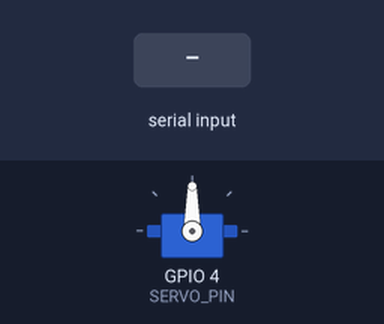
A program run on a simulated Raspberry Pi (BCM pin numbers). Parts: servo. Inputs (shaded band) come from the test bench. Servo angles are drawn from the pulse width (0.5 ms = 0°, 2.5 ms = 180°); what the program prints to the terminal is not drawn.

Above: at 1.2 s.
1.3 s: "2" typed at the terminal, then Enter
At 2.1 s:
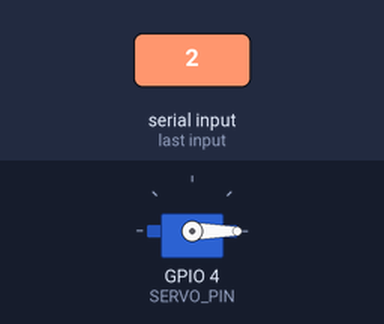
2.8 s: "3" typed at the terminal, then Enter
At 3.3 s:
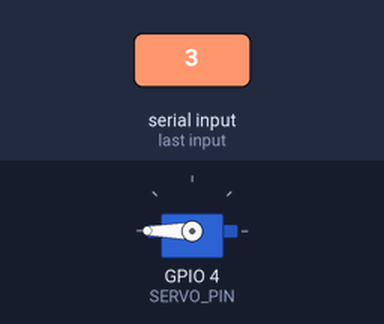
4.3 s: "1" typed at the terminal, then Enter
At 5.6 s:
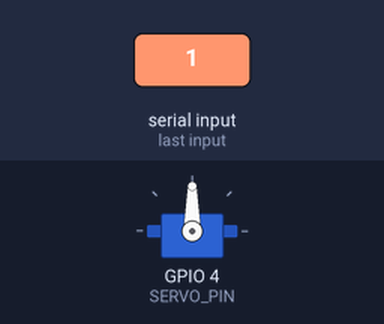
Timing chart, 0 to 7.3 s (numbered marks = the images above; inputs shaded):
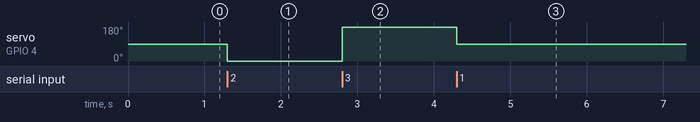

The program:

servo_motor.py
```python
# servo_motor.py
import RPi.GPIO as GPIO
import time

SERVO_PIN = 4

GPIO.setmode(GPIO.BCM)
GPIO.setup(SERVO_PIN, GPIO.OUT)

# 주파수 : 50Hz
pwm = GPIO.PWM(SERVO_PIN, 50)
pwm.start(7.5) # duty cycle 값, 7.5 = 0도

try:
    while True:
        val = input('1 : 0도, 2 : -90도, 3 : 90도, 9 : Exit >')
        if val == '1':
            pwm.ChangeDutyCycle(7.5)
        elif val == '2':
            #pwm.ChangeDutyCycle(5) -2.5
            pwm.ChangeDutyCycle(2.5)
        elif val == '3':
            #pwm.ChangeDutyCycle(10) +2.5
            pwm.ChangeDutyCycle(12.5)
        elif val == '9':
            break
finally:
    pwm.stop()
    GPIO.cleanup()
    print('cleanup and exit')
```

Measured:
- after the input at 1.3 s, servo on GPIO 4 (SERVO_PIN): 90° → 0° at once
- after the input at 2.8 s, servo on GPIO 4 (SERVO_PIN): 0° → 180° at once
- after the input at 4.3 s, servo on GPIO 4 (SERVO_PIN): 180° → 90° at once
